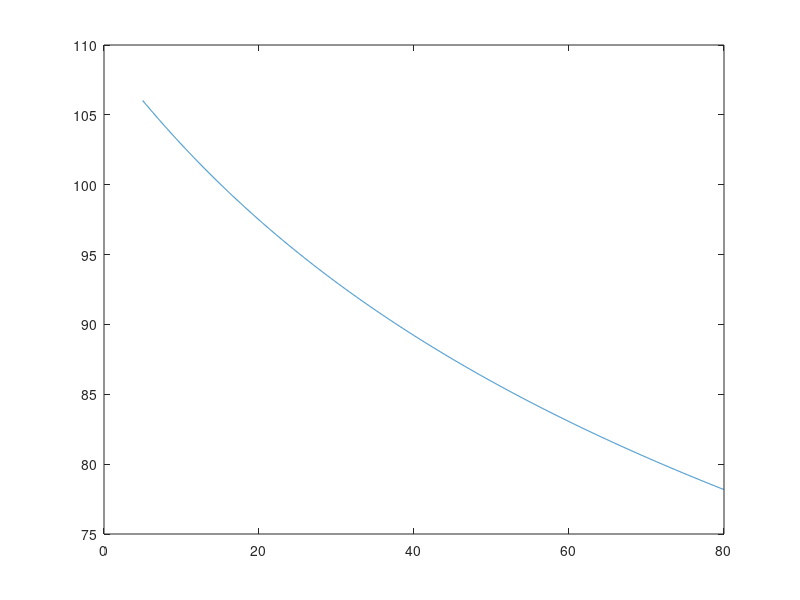

This chart was generated by the following MATLAB code:
%% Constants and Equations
Q=2.5; % L/s
Q=Q/1000; % m3/s
L=15; % m
DeltaPMax=103; % kPa
DeltaPMax=DeltaPMax*1000; % Pa

fDeltaP=@(fF,rho,L,v,D) 2*ff*rho*L*v^2/D;
fv=@(Q,D) 4*Q/(pi*D^2);
ffFL=@(Re) 16/Re;
frhoW=@(T) 46.048+T*(9.418+T*(-0.0329+T*(4.882e-5-2.895e-8*T)));
fmu=@(T) exp(-10.547+541.69/(T-144.53));
fRe=@(D,v,rho,mu) D*v*rho/mu;

%% D test
D=0.2; % m
T=25; % Celsius
T=T+273.15; % K

rhoW=frhoW(T);
v=fv(Q,D);
mu=fmu(T);
Re=fRe(D,v,rhoW,mu);
disp(Re)
fF_range=-0.1:0.00001:0.01;
yy=zeros(size(fF_range));
fF_fzero_function=@(fF_guess) fF_guess-1/(4*log10(Re*sqrt(fF_guess))-0.4)^2;
for i=1:length(fF_range)
    yy(i)=fF_fzero_function(fF_range(i));
end
plot(fF_range, yy)


%% Part A
function val=Diameter_fzero(D)
    T=25; % Celsius
    T=T+273.15; % K
    Q=2.5; % L/s
    Q=Q/1000; % m3/s
    L=15; % m
    DeltaPMax=103; % kPa
    DeltaPMax=DeltaPMax*1000; % Pa

    fv=@(Q,D) 4*Q/(pi*D^2);
    ffFL=@(Re) 16/Re;
    frhoW=@(T) 46.048+T*(9.418+T*(-0.0329+T*(4.882e-5-2.895e-8*T)));
    fmu=@(T) exp(-10.547+541.69/(T-144.53));
    fRe=@(D,v,rhoW,mu) D*v*rhoW/mu;

    rhoW=frhoW(T);
    v=fv(Q,D);
    mu=fmu(T);
    Re=fRe(D,v,rhoW,mu);
    if Re<2100
        fF=ffFL(Re);
    else
        fF_fzero_function=@(fF_guess) fF_guess-1/(4*log10(Re*sqrt(fF_guess))-0.4)^2;
        options=optimset('Display', 'off');
        fF=fzero(fF_fzero_function, [0.0001, 0.1], options);
    end
    val=DeltaPMax-2*fF*rhoW*L*v^2/D;   
end

diameter_range=0.01:0.0001:0.3;
yy=zeros(size(diameter_range));
for i=1:length(diameter_range)
    yy(i)=Diameter_fzero(diameter_range(i));
end
%plot(diameter_range, yy)

options=optimset('Display', 'off');
part_a_sol=fzero(@Diameter_fzero, [0.024,0.028], options); % solution in m

fprintf('The diameter of the pipe at 103 kPa is %0.4f inches\n', part_a_sol*39.3701)

%% Part B
fprintf('For a Diameter of 1.0327 inches, you should choose the 1 in nominal pipe size\n')

%% Part C
function pressure_drop=Temperature_Function(T)
    T=T+273.15; % K
    Q=5; % L/s
    Q=Q/1000; % m3/s
    L=16; % m
    D_outside=1.66; % in
    wall_thickness=0.14; % in
    D_inside=D_outside-2*wall_thickness; % in
    D_inside=D_inside/39.3701; % m

    fv=@(Q,D) 4*Q/(pi*D^2);
    ffFL=@(Re) 16/Re;
    frhoW=@(T) 46.048+T*(9.418+T*(-0.0329+T*(4.882e-5-2.895e-8*T)));
    fmu=@(T) exp(-10.547+541.69/(T-144.53));
    fRe=@(D,v,rhoW,mu) D*v*rhoW/mu;

    rhoW=frhoW(T);
    v=fv(Q,D_inside);
    mu=fmu(T);
    Re=fRe(D_inside,v,rhoW,mu);
    if Re<2100
        fF=ffFL(Re);
    else
        fF_fzero_function=@(fF_guess) fF_guess-1/(4*log10(Re*sqrt(fF_guess))-0.4)^2;
        options=optimset('Display', 'off');
        fF=fzero(fF_fzero_function, [0.0001, 0.1], options);
    end
    pressure_drop_Pa=2*fF*rhoW*L*v^2/D_inside; % Pa
    pressure_drop = pressure_drop_Pa/1000; %kPa
end

Temp_range=5:0.01:80;
pressure_drops=zeros(size(Temp_range));
for i=1:length(Temp_range)
    pressure_drops(i)=Temperature_Function(Temp_range(i));
end
plot(Temp_range, pressure_drops)
fprintf('Lowest Pressure Drop: %3.3f kPa\n', pressure_drops(end))
fprintf('Highest Pressure Drop: %3.3f kPa\n', pressure_drops(1))

%% Part D
function val=Temperature_fzero(T)
    T=T+273.15; % K
    Q=5; % L/s
    Q=Q/1000; % m3/s
    L=16; % m
    D_outside=1.66; % in
    wall_thickness=0.14; % in
    D_inside=D_outside-2*wall_thickness; % in
    D_inside=D_inside/39.3701; % m
    DeltaPMax=103; % kPa
    DeltaPMax=DeltaPMax*1000; % Pa

    fv=@(Q,D) 4*Q/(pi*D^2);
    ffFL=@(Re) 16/Re;
    frhoW=@(T) 46.048+T*(9.418+T*(-0.0329+T*(4.882e-5-2.895e-8*T)));
    fmu=@(T) exp(-10.547+541.69/(T-144.53));
    fRe=@(D,v,rhoW,mu) D*v*rhoW/mu;

    rhoW=frhoW(T);
    v=fv(Q,D_inside);
    mu=fmu(T);
    Re=fRe(D_inside,v,rhoW,mu);
    if Re<2100
        fF=ffFL(Re);
    else
        fF_fzero_function=@(fF_guess) fF_guess-1/(4*log10(Re*sqrt(fF_guess))-0.4)^2;
        options=optimset('Display', 'off');
        fF=fzero(fF_fzero_function, [0.0001, 0.1], options);
    end
    val=DeltaPMax-2*fF*rhoW*L*v^2/D_inside;
end

options=optimset('Display', 'off');
part_d_sol=fzero(@Temperature_fzero, [8,12], options); % Solution in Celsius
fprintf('Minimum Temperature: %1.3f degrees Celsius\n', part_d_sol)